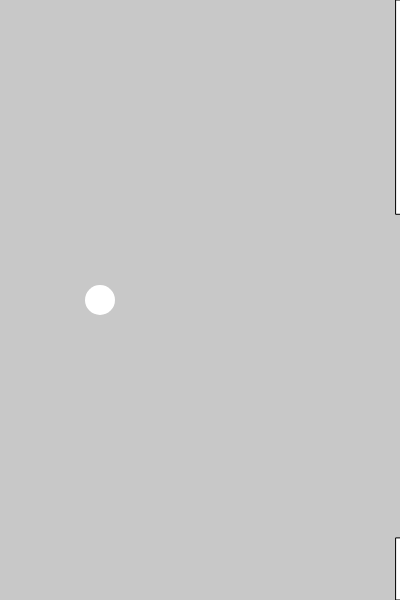
Frame 1 (no input)
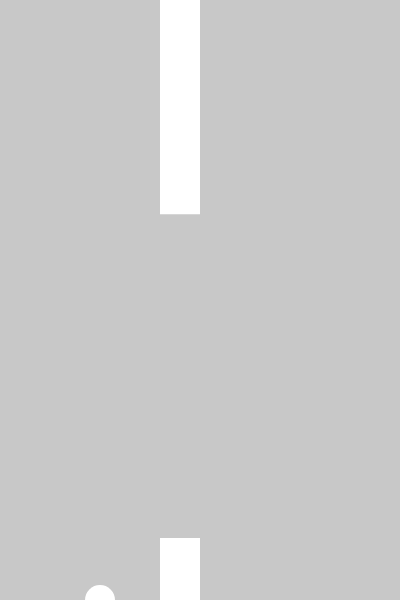
Frame 60 (no input)
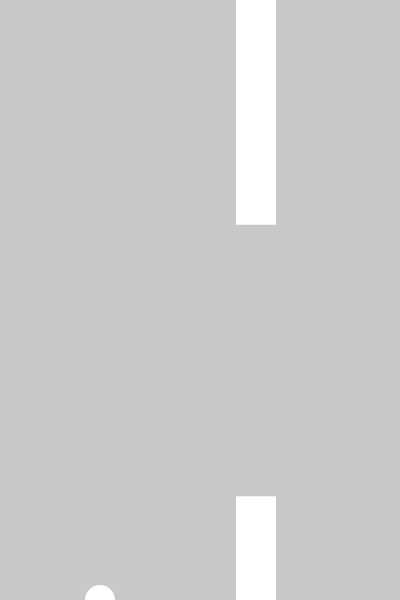
Frame 120 (the mouse pressed at the canvas centre since frame 60)

The p5.js sketch that drew these frames (run headless with seeded random() and noise() and a simulated clock; from frame 60 on, the mouse is pressed at the canvas centre):

// p5.js sketch
// ── sketch.js

var ball;
var hindernis = [];

//Constructor Function Ball
function Ball(){
  //Eigenschaften Ball und Physik
  this.size = 30;
  this.x = width/4;
  this.y = height/2;
  this.gravity = .4;
  this.velocity = 0;
  this.lift = 10;
  
  //Zeichne den Ball
  this.show = function(){
    fill (255);
    noStroke();
    circle(this.x, this.y, this.size);
  }
  
  //Lass die Schwerkraft wirken + Grenzen
  this.update = function(){
    this.velocity += this.gravity;
    this.velocity * .9;
    this.y += this.velocity;
    
    if (this.y > height) {
      this.y = height;
      this.velocity = 0;
    }
    
    if (this.y < 0) {
      this.y = 0;
      this.velocity = 0;
    }
 
  }
  
  //Ball nach oben bewegen
  this.up = function(){
    this.velocity -= this.lift;
  }
  
}

//Constructor Function Hindernis
function Hindernis() {

  this.top = random(height/2);
  this.bottom = random(height/2);
  this.x = width;
  this.w = 40;
  this.speed = 4;
  this.warning = false;
  
  //Erkenne Treffer
  this.hit = function(ball) {
    if (ball.y < this.top || ball.y > height - this.bottom){
      if (ball.x > this.x && ball.x < this.x + this.w) {
        this.warning = true;
        return true;
      }
    }
    this.warning = false;
    return false;

  };
  
  //Zeichne das Hindernis
  this.show = function() {
    fill(255);
    if (this.warning) {
      fill(255, 0, 0);
    }
    rect(this.x, 0, this.w, this.top);
    rect(this.x, height-this.bottom, this.w, this.bottom);
  };
  
  //Bewege das Hindernis
  this.update = function(){
    this.x -= this.speed;
  };
  
  //Erkenne ob Objekt noch im Anzeigebereich
  this.offscreen = function(){
    if (this.x < -this.w) {
      return true; } else {return false;}
  };
}

function setup() {
  createCanvas(400,600);
  ball = new Ball();
  hindernis.push(new Hindernis());
}

function draw() {
  background(200);
  
  //nach je 80 Frames Hindernis zu Array hinzufügen
  if (frameCount % 80 == 0) {
    hindernis.push(new Hindernis());
  }
  
  //Rückwärts durch das Array
  for (i=hindernis.length-1; i >= 0; i--) {
    hindernis[i].update();
    hindernis[i].show();
    //Lösche Hindernis wenn aus der Anzeige
    if (hindernis[i].offscreen()) {
      hindernis.splice(i, 1);
    }
    //Ausgabe in Console zum testen
    if(hindernis[i].hit(ball)){
      console.log("hit");
    }
  }
  
  //Zeichne Ball
  ball.show();
  //Lass den Ball nach unten fallen
  ball.update();
  

}

// Bei Maustaste gedrückt Ball nach oben
function mousePressed() {
  ball.up();
}
